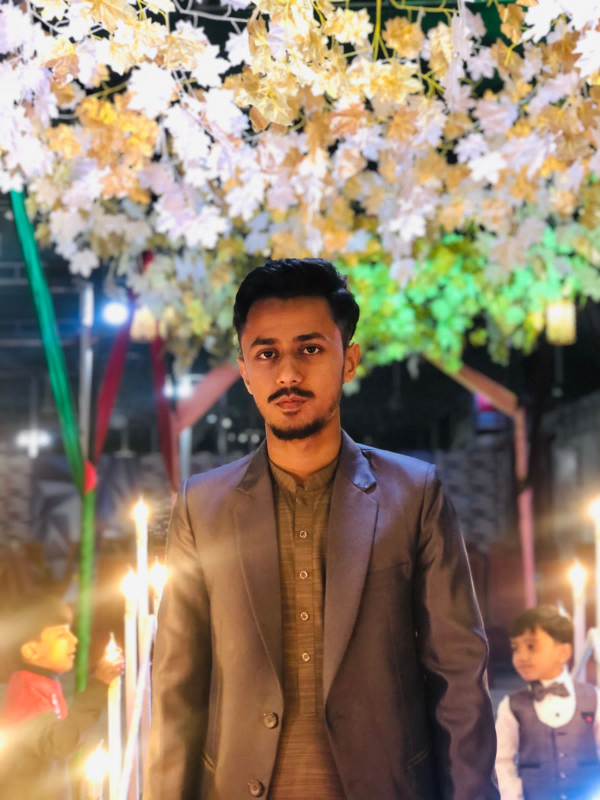
#> input picture image_optimization/azhar.jpg, 1200 x 1600 px (shown at 1/2 size)
$ python main.py
#> lines starting #> are read from the running program, lines starting #| are printed output that depends on the picture
#> further down, im is the input picture: PIL image 1200x1600 RGB; mean R, G, B 144.8, 128.4, 108.9
from PIL.Image import Image as Img, Transpose
from PIL import Image
import PIL.ImageFilter as ImageFilter
import PIL.ImageOps as ImageOps
import PIL.ImageEnhance as ImageEnhance

def crop_image(image:Img, start_x, start_y, end_x, end_y):
    return image.crop((start_x, start_y, end_x, end_y))

def resize_image(image:Img, width, height):
    return image.resize((width, height))

def flip_image(image:Img):
    return image.transpose(Transpose.FLIP_LEFT_RIGHT)

def rotate_image(image:Img, degrees):
    return image.rotate(degrees)

def compress_image(image:Img, save_path, quality):
    return image.save(save_path, optimize=True, quality=quality)

def blur_image(image:Img):
    return image.filter(ImageFilter.BLUR)

def sharpen_image(image:Img):
    return image.filter(ImageFilter.SHARPEN)

def adjust_brightness(image:Img, brightness):
    enhancer = ImageEnhance.Brightness(image)
    return enhancer.enhance(brightness)

def adjust_contrast(image:Img, contrast):
    enhancer = ImageEnhance.Contrast(image)
    return enhancer.enhance(contrast)

def add_filters(image:Img):
    image = ImageOps.grayscale(image)
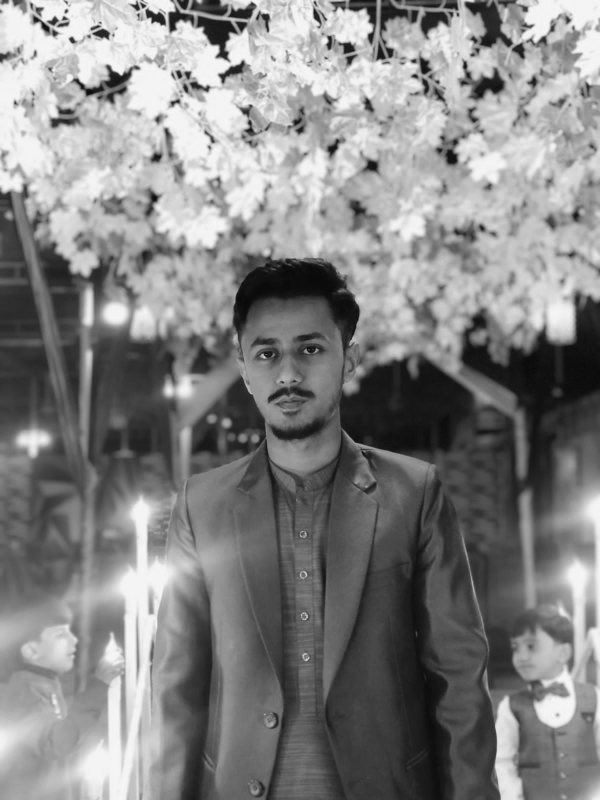
#> image: PIL image 1200x1600 L (shown at 1/2 size); min 0, max 251, mean 131.1
    image = ImageOps.invert(image)
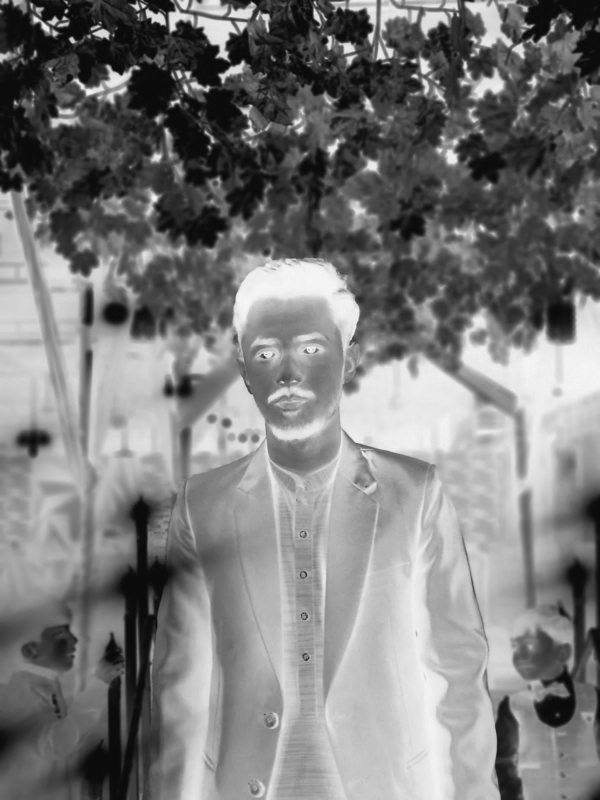
#> image: PIL image 1200x1600 L (shown at 1/2 size); min 4, max 255, mean 123.9
    image = ImageOps.posterize(image, 4)
    return image

def optimize_image(image:Img):
        # [9 lines of commented-out code are left out]
    image = add_filters(image)

    return image

im = Image.open('azhar.jpg')
optimized_image = optimize_image(im)
optimized_image.save('image.jpg')

# compress image
# compress_image(im, 'compressed.jpg', 10)
